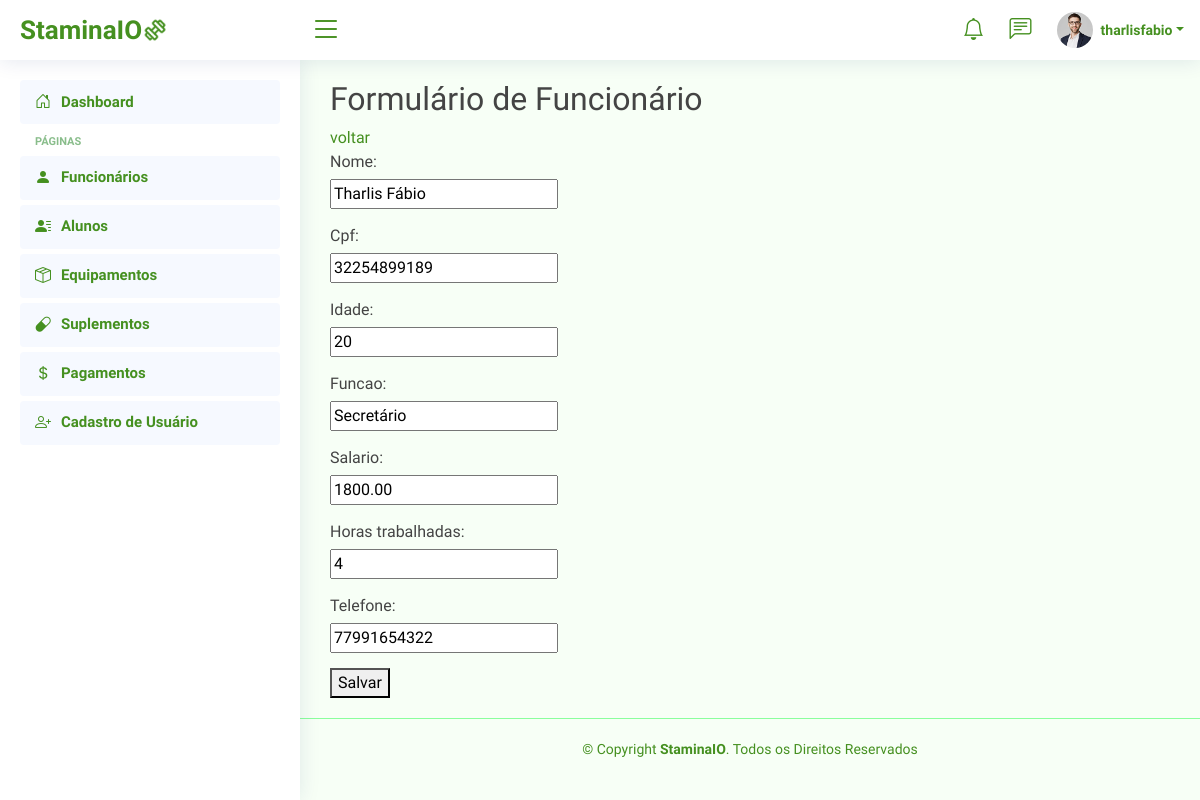
Screenshot of /pessoa/funcionarios/editar/5/ (signed in) with the database file from the repository.
### pessoa/models.py (models this page shows, shortened)
class Pessoa(models.Model):
    nome = models.CharField(max_length=100)
    cpf = models.CharField(max_length=11, unique=True)
    idade = models.IntegerField()
    class Meta:
        abstract = True

class Funcionario(Pessoa):
    funcao = models.CharField(max_length=50)
    salario = models.DecimalField(max_digits=10, decimal_places=2)
    horas_trabalhadas = models.IntegerField()
    telefone = models.CharField(max_length=15)

### pessoa/views.py (the view)
# urls.py: path('funcionarios/editar/<int:pk>/', views.editar_funcionario, name='editar_funcionario'),
@login_required
def editar_funcionario(request, pk):
    funcionario = get_object_or_404(Funcionario, pk=pk)
    if request.method == 'POST':
        form = FuncionarioForm(request.POST, instance=funcionario)
        if form.is_valid():
            form.save()
            messages.success(request, 'Funcionário atualizado com sucesso!')
            return redirect('pessoa:listar_funcionarios')
        else:
            messages.error(request, 'Erro ao atualizar funcionário. Verifique os dados e tente novamente.')
    else:
        form = FuncionarioForm(instance=funcionario)
    return render(request, 'pessoa/form_funcionario.html', {'form': form})

### pessoa/forms.py
class FuncionarioForm(forms.ModelForm):
    class Meta:
        model = Funcionario
        fields = '__all__'

### templates/pessoa/form_funcionario.html (shortened to what this page needs)
{% extends '_base.html' %}
{% block content %}
    <h2>Formulário de Funcionário</h2>
    <a href="{% url 'pessoa:listar_funcionarios' %}">voltar</a>
    <form method="post">
        {{ form.as_p }}
        <button type="submit">Salvar</button>
    </form>
{% endblock %}

### templates/_base.html (shortened to what this page needs)
{% load static %}
<!DOCTYPE html>
<html lang="pt-br">
<head>
  <link rel="stylesheet" href="https://cdnjs.cloudflare.com/ajax/libs/font-awesome/6.0.0-beta3/css/all.min.css">
  <link href="https://cdn.jsdelivr.net/npm/bootstrap-icons@1.10.0/font/bootstrap-icons.css" rel="stylesheet">
  <link href="{% static 'vendor/bootstrap/css/bootstrap.min.css' %}" rel="stylesheet">
  <link href="{% static 'vendor/bootstrap-icons/bootstrap-icons.css' %}" rel="stylesheet">
  <link href="{% static 'vendor/boxicons/css/boxicons.min.css' %}" rel="stylesheet">
  <link href="{% static 'vendor/quill/quill.snow.css' %}" rel="stylesheet">
  <link href="{% static 'vendor/quill/quill.bubble.css' %}" rel="stylesheet">
  <link href="{% static 'vendor/remixicon/remixicon.css' %}" rel="stylesheet">
  <link href="{% static 'vendor/simple-datatables/style.css' %}" rel="stylesheet">
  <link href="{% static 'css/style.css' %}" rel="stylesheet">
  <link href="{% static 'css/custom.css' %}" rel="stylesheet">
</head>
<body>
    <header id="header" class="header fixed-top d-flex align-items-center">
      <div class="d-flex align-items-center justify-content-between">
        <a href="/dashboard/" class="logo d-flex align-items-center">
            <span class="d-none d-lg-block">StaminaIO</span>
            <img src="{% static 'img/logo.png' %}" alt="" />
        </a>
        <i class="bi bi-list toggle-sidebar-btn"></i>
    </div>
      <nav class="header-nav ms-auto">
        <ul class="d-flex align-items-center">
          <li class="nav-item dropdown">
            <a class="nav-link nav-icon" href="#" data-bs-toggle="dropdown">
              <i class="bi bi-bell"></i>
            </a>
          </li>
          <li class="nav-item dropdown">
            <a class="nav-link nav-icon" href="#" data-bs-toggle="dropdown">
              <i class="bi bi-chat-left-text"></i>
            </a>
          </li>
          <li class="nav-item dropdown pe-3">
            <a class="nav-link nav-profile d-flex align-items-center pe-0" href="#" data-bs-toggle="dropdown">
              <img src="{% static 'img/profile-img.jpg' %}" alt="Profile" class="rounded-circle">
              <span class="d-none d-md-block dropdown-toggle ps-2">{{request.user.username}}</span>
            </a>
          </li>
        </ul>
      </nav>
    </header>
    {% include "_sidebar.html" %}
    <main id="main" class="main">
      {% block content %}
      {% endblock %}
    </main>
    <footer id="footer" class="footer">
      <div class="copyright">
        &copy; Copyright <strong><span>StaminaIO</span></strong>. Todos os Direitos Reservados
      </div>
    </footer>
  </body>
  </html>

### static/css/style.css (style rules this page uses)
:root { scroll-behavior: smooth; }
body { font-family: "Chakra Petch", sans-serif; background: #f7fff6; color: #444444; }
a { color: #459020; text-decoration: none; }
h1, h2, h3, h4, h5, h6 { font-family: "Chakra Petch", sans-serif; }
#main { margin-top: 60px; padding: 20px 30px; transition: all 0.3s; }
.logo { line-height: 1; }
@media (min-width: 1200px) { .logo { width: 280px; } }
.logo img { max-height: 26px; margin-right: 6px; }
.logo span { font-size: 26px; font-weight: 700; color: #459020; font-family: "Chakra Petch", sans-serif; }
.header { transition: all 0.5s; z-index: 997; height: 60px; box-shadow: 0px 2px 20px rgba(1, 41, 112, 0.1); background-color: #fff; padding-left: 20px; }
.header .toggle-sidebar-btn { font-size: 32px; padding-left: 10px; cursor: pointer; color: #459020; }
.header-nav ul { list-style: none; }
.header-nav>ul { margin: 0; padding: 0; }
.header-nav .nav-icon { font-size: 22px; color: #459020; margin-right: 25px; position: relative; }
.header-nav .nav-profile { color: #459020; }
.header-nav .nav-profile img { max-height: 36px; }
.header-nav .nav-profile span { font-size: 14px; font-weight: 600; }
@media (min-width: 1200px) { #main, #footer { margin-left: 300px; } }
.footer { padding: 20px 0; font-size: 14px; transition: all 0.3s; border-top: 1px solid #8aff9d; }
.footer .copyright { text-align: center; color: #459020; }
form p { margin-bottom: 15px; }
form p label { display: block; margin-bottom: 5px; }

### rows the page displays
Funcionario: nome "Tharlis Fábio", cpf "32254899189", idade "20", funcao "Secretário", salario "1800.00", horas_trabalhadas "4", telefone "77991654322"

### other values shown
{{ request.user.username }} "tharlisfabio"
